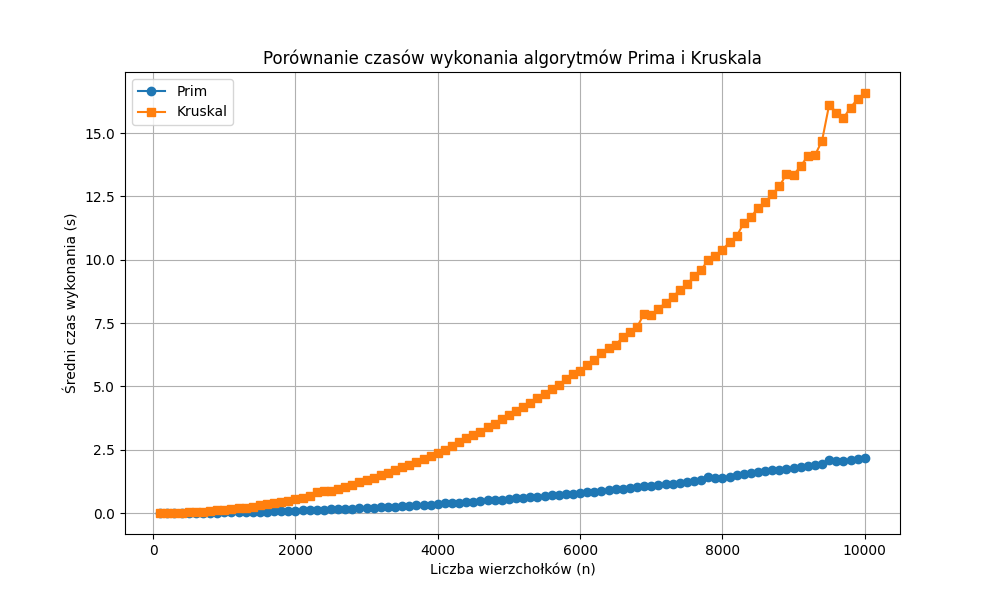

Generate this figure with Python:
import pandas as pd
import matplotlib.pyplot as plt

data = pd.read_csv('results1.csv')

plt.figure(figsize=(10, 6))
plt.plot(data['n'], data['PrimTime'], label='Prim', marker='o')
plt.plot(data['n'], data['KruskalTime'], label='Kruskal', marker='s')
plt.xlabel('Liczba wierzchołków (n)')
plt.ylabel('Średni czas wykonania (s)')
plt.title('Porównanie czasów wykonania algorytmów Prima i Kruskala')
plt.legend()
plt.grid(True)
plt.savefig('plot1.png')
plt.show()